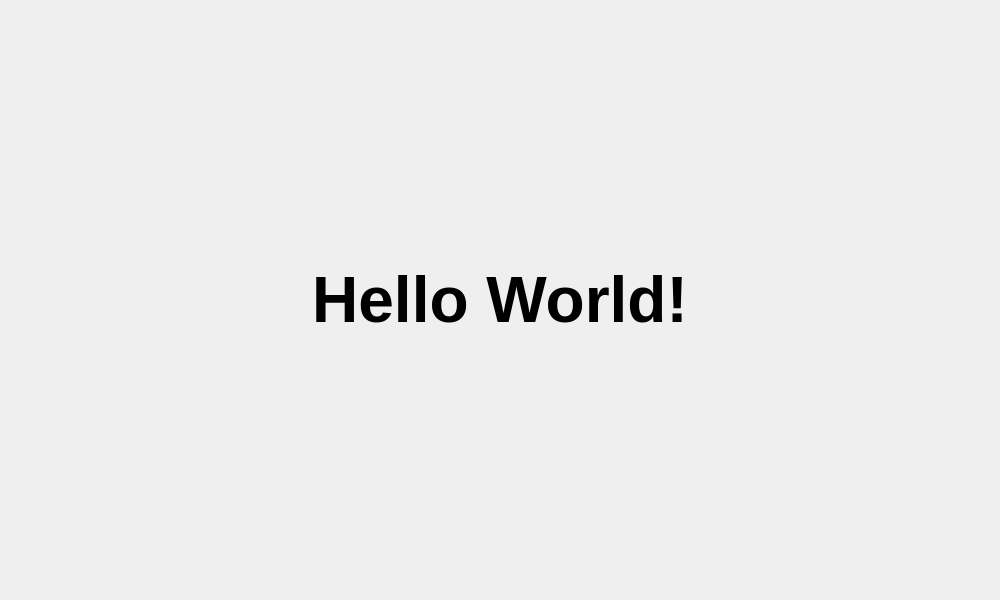
<?xml version="1.0" encoding="UTF-8"?>
<ui version="4.0">
 <class>Widget</class>
 <widget class="QWidget" name="Widget">
  <property name="geometry">
   <rect>
    <x>0</x>
    <y>0</y>
    <width>1000</width>
    <height>600</height>
   </rect>
  </property>
  <property name="windowTitle">
   <string>Widget</string>
  </property>
  <layout class="QVBoxLayout" name="verticalLayout">
   <item>
    <widget class="QLabel" name="label">
     <property name="font">
      <font>
       <pointsize>48</pointsize>
       <bold>true</bold>
      </font>
     </property>
     <property name="text">
      <string>Hello World!</string>
     </property>
     <property name="alignment">
      <set>Qt::AlignCenter</set>
     </property>
    </widget>
   </item>
  </layout>
 </widget>
 <resources/>
 <connections/>
</ui>
